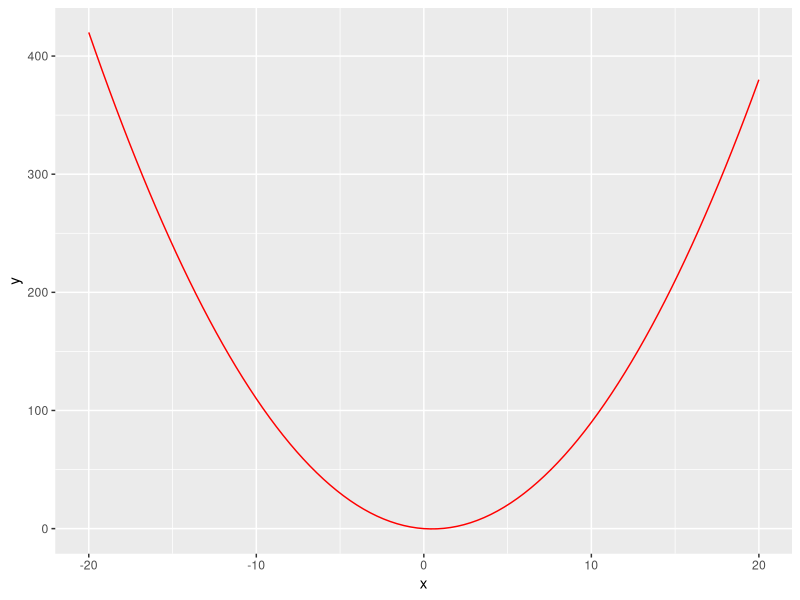
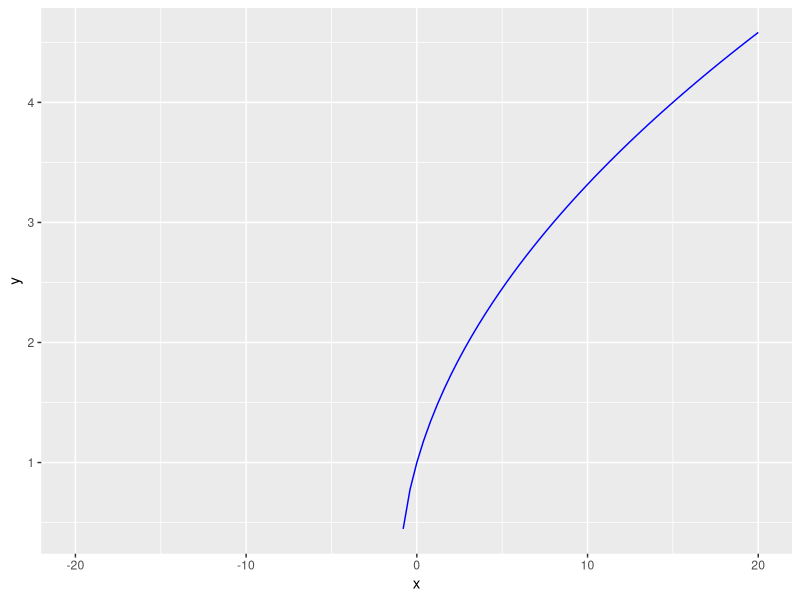
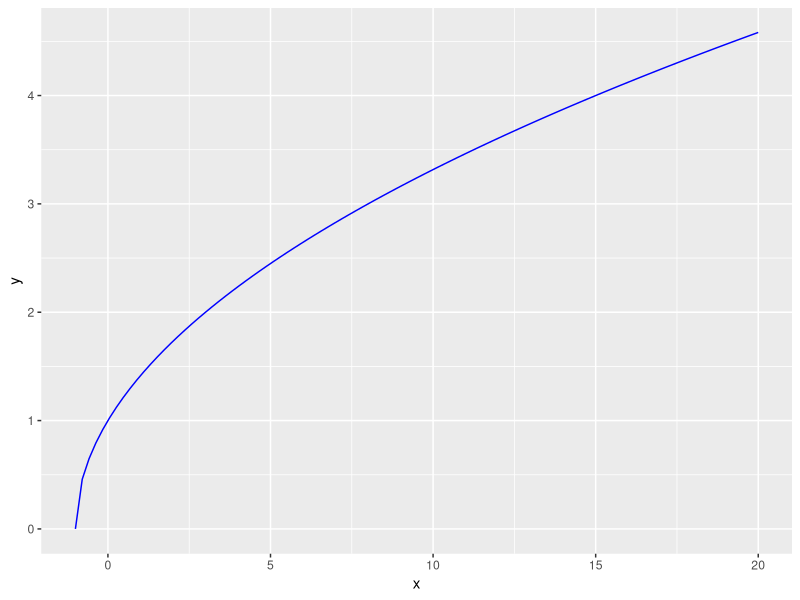
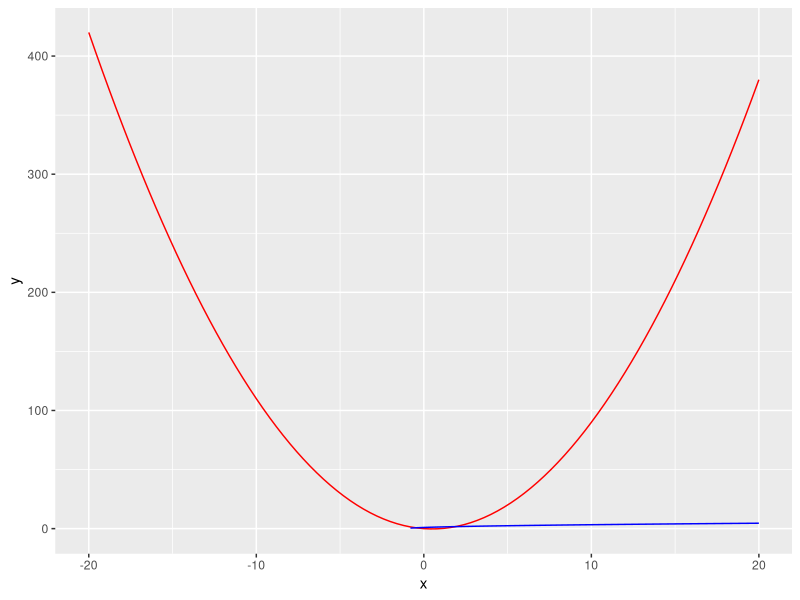
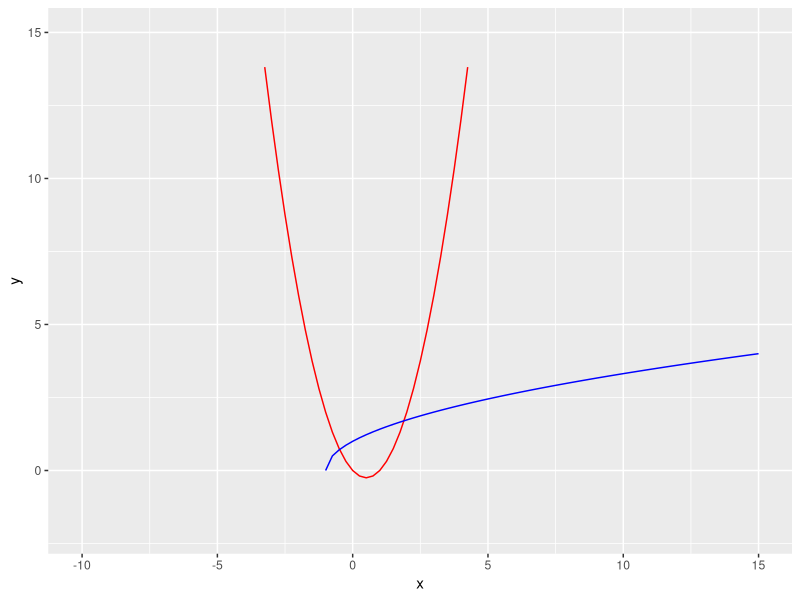
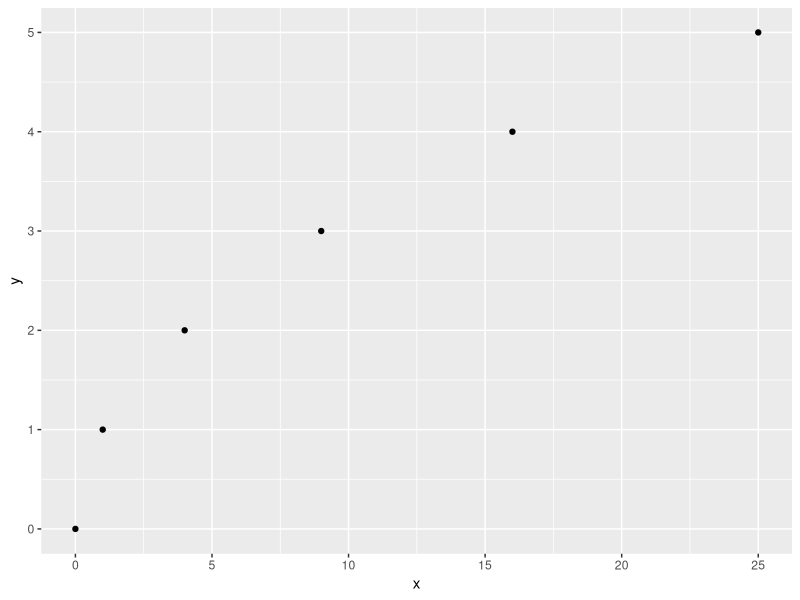
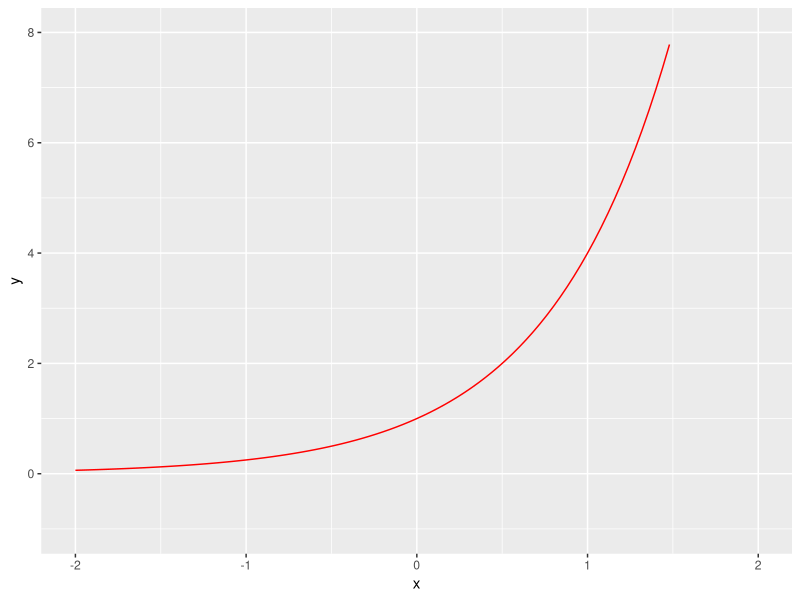

Source code (R) for these figures, in order:
rm(list = ls())
#Use a hashtag to make a comment in R.

####################################
###Plotting Functions in ggplot2.###
####################################

#Load the needed libraries
  #install.packages("tidyverse")
library(tidyverse)

###Step 1: Create the function in R.
f1 <- function(x){
  return( x^2 - x )
}

f2 <- function(x){
  sqrt(x+1)
}

###Step 2: Calculate your inputs and outputs in a data frame.
x <- seq(-20,20,0.01)
plot.dat <- as.data.frame(cbind(x,f1(x)))
names(plot.dat) <- c("x","y")

###Step 3: Graph the curve.
ggplot(plot.dat, aes(x,y)) + 
  geom_function(fun = f1, color = "red")

#Notice did not have to define the input vector, x.
ggplot(plot.dat, aes(x,y)) + 
  geom_function(fun = f2, color = "blue")
  #Notice the warning, that is because when (x+1) is negative the function is undefined.

x_new <- seq(-1,20,0.01)
plot.dat <- as.data.frame(cbind(x_new,f2(x_new)))
names(plot.dat) <- c("x","y")
ggplot(plot.dat, aes(x,y)) + 
  geom_function(fun = f2, color = "blue")
  #Notice we did not get the warning this time.

###We can plot two curves on the same graph.
x <- seq(-20,20,0.01)
plot.dat <- as.data.frame(cbind(x,f1(x)))
names(plot.dat) <- c("x","y")
ggplot(plot.dat, aes(x,y)) + 
  geom_function(fun = f1, color = "red") +
  geom_function(fun = f2, color = "blue")
  #Notice the y-axis is to big to see much of what is going on with the square root fuction.

ggplot(plot.dat, aes(x,y)) + 
  xlim(-10,15) +
  ylim(-2,15) +
  geom_function(fun = f1, color = "red") +
  geom_function(fun = f2, color = "blue")


###CONSTANT function.
#This function is suprisingly tricky to program.

const.fun1 <- function(t){rep(100,length(t))}
const.fun2 <- function(t){100*t/t}

##Are they they same?
##Is one "better"?

#> const.fun1(0)
#[1] 100
#> const.fun2(0)
#[1] NaN

#> const.fun1(seq(-1,1,0.1))
#[1] 100 100 100 100 100 100 100 100 100 100 100 100 100 100 100 100 100 100 100 100
#[21] 100
#> const.fun2(seq(-1,1,0.1))
#[1] 100 100 100 100 100 100 100 100 100 100 NaN 100 100 100 100 100 100 100 100 100
#[21] 100


##Scatterplot
table.dat <- as.data.frame(cbind(x=c(0,1,4,9,16,25),y=c(0,1,2,3,4,5)))
ggplot(table.dat, aes(x, y)) +
  geom_point()
  
  
##Getting a Plot Started requires a data frame.
plot.df <-as.data.frame(cbind(x=seq(-20,20,0.01),y=seq(-20,20,0.01)))

f <- function(x){4^x}
ggplot(plot.df,aes(x,y))+
	geom_function(fun=f,color="red") +
	xlim(-2,2) +
	ylim(-1,8)
	
	
#CHALLENGE: Can you figure out how to plot a constant function in R?
